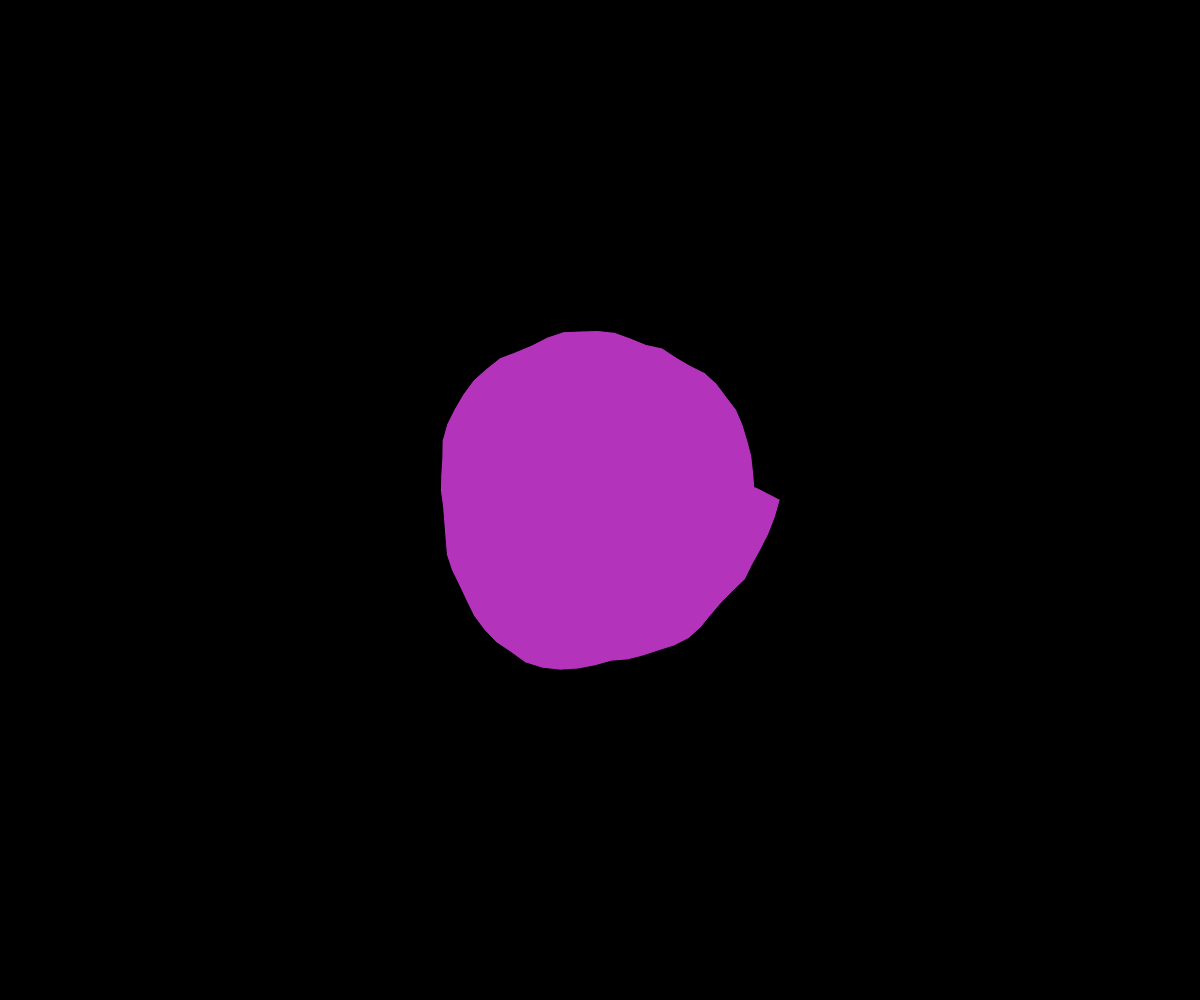
Frame 1 (no input)
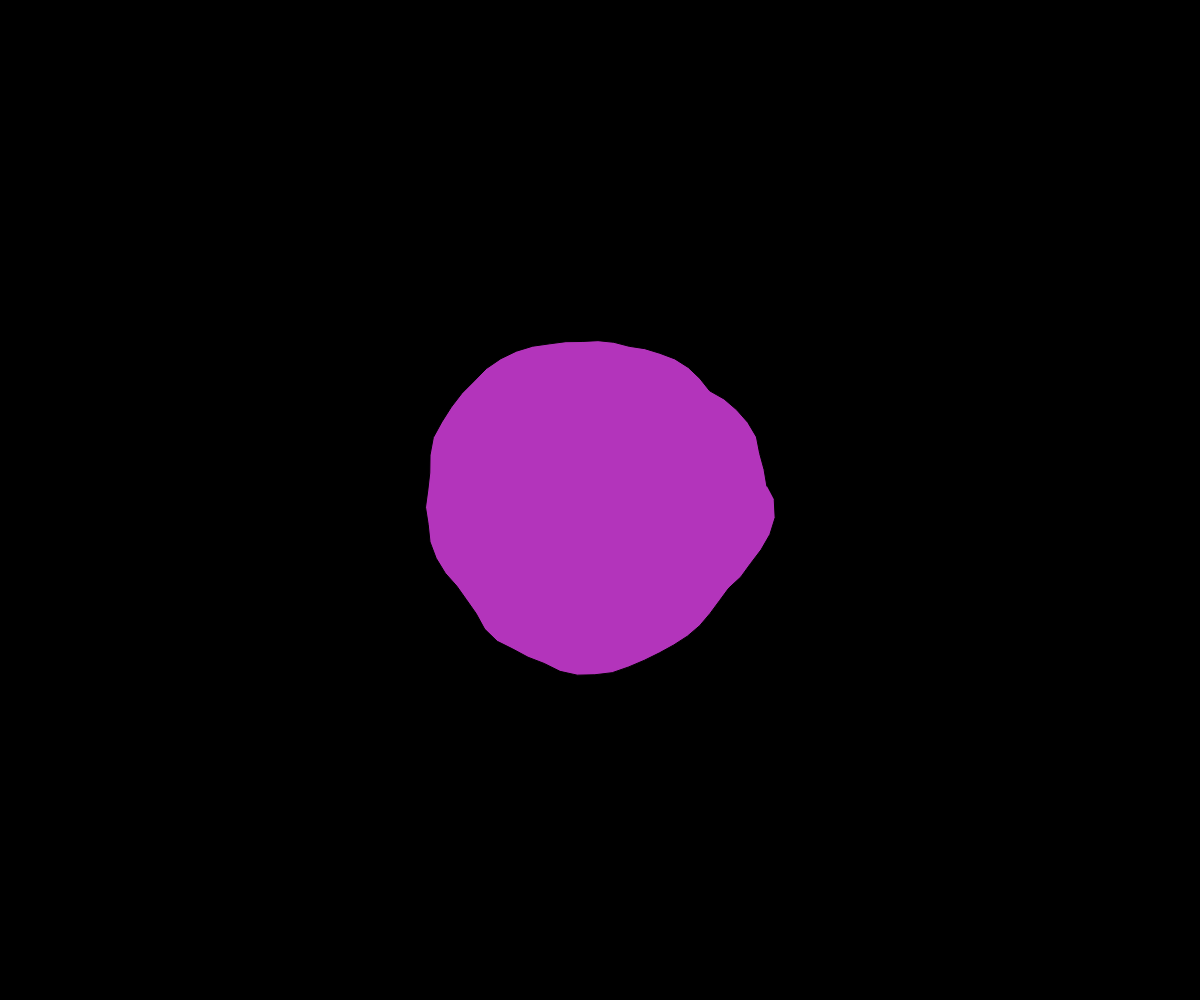
Frame 60 (no input)
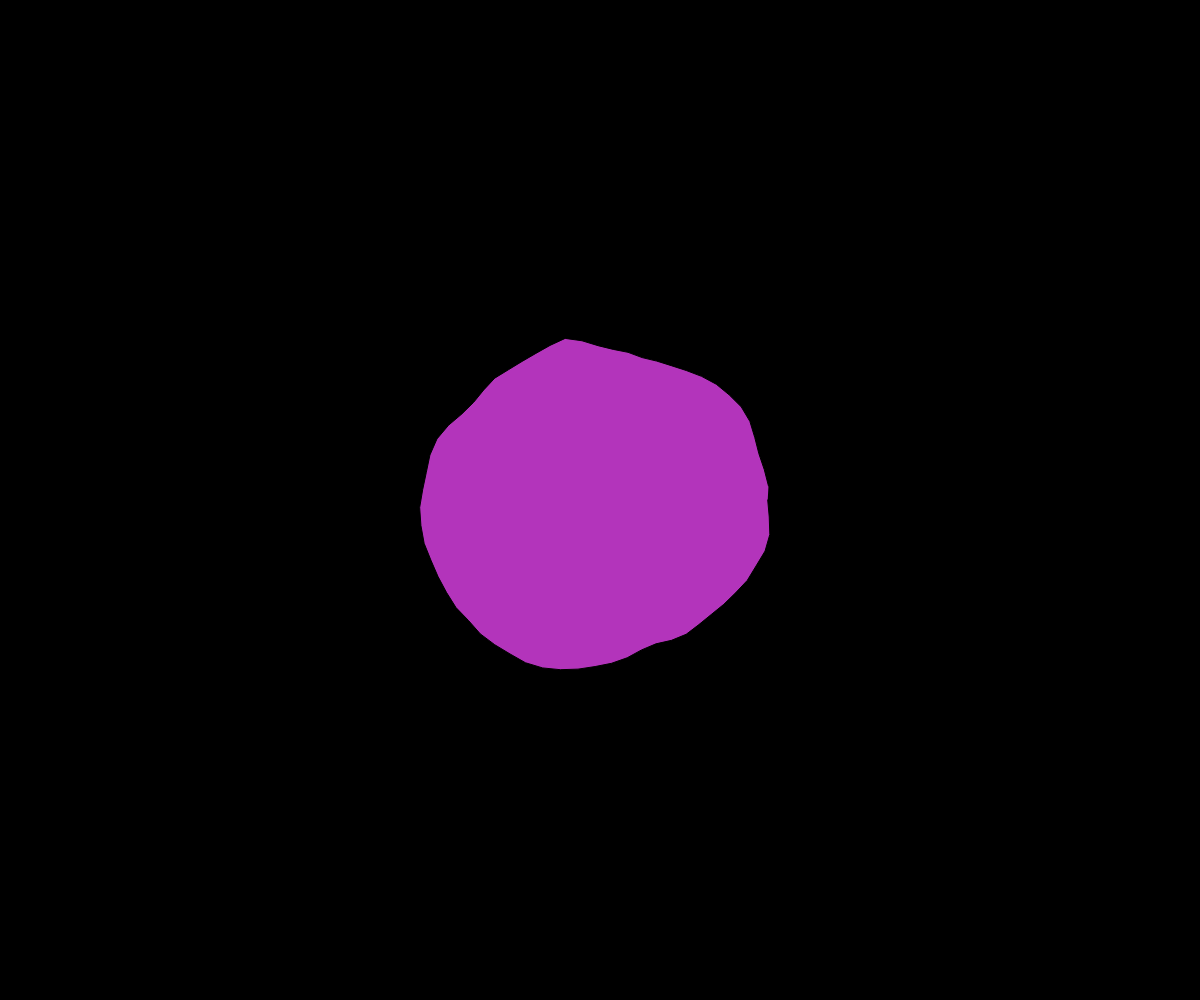
Frame 120 (the mouse pressed at the canvas centre since frame 60)

The p5.js sketch that drew these frames (run headless with seeded random() and noise() and a simulated clock; from frame 60 on, the mouse is pressed at the canvas centre):

// p5.js sketch
// ── sketch.js
// Daniel Shiffman
// http://codingrainbow.com
// http://patreon.com/codingrainbow
// Code for this video: https://youtu.be/Cl_Gjj80gPE

var yoff = 0.0;

function setup() {
  canvas = createCanvas(window.innerWidth, window.innerHeight);
  fill(random(250),random(250),random(250));
}

function draw() {
  background(0);
  // text("Casper",300,300);
  // textSize(32);
  push();
  translate(width / 2, height / 2);

  var radius = 170;

  beginShape();
  var xoff = 0;
    text("Hello");
  for (var a = 0; a < TWO_PI; a += 0.1) {
    var offset = map(noise(xoff, yoff), 0, 1, -30, 30);
    var r = radius + offset;
    var x = r * cos(a);
    var y = r * sin(a);
    vertex(x, y);
    xoff += 0.1;
    // ellipse(x, y, 10, 10);
  }
  endShape();
  pop();
  yoff += 0.01;
}

window.onresize = function() {
  var w = window.innerWidth;
  var h = window.innerHeight;  
  canvas.size(w,h);
  width = w;
  height = h;
};
